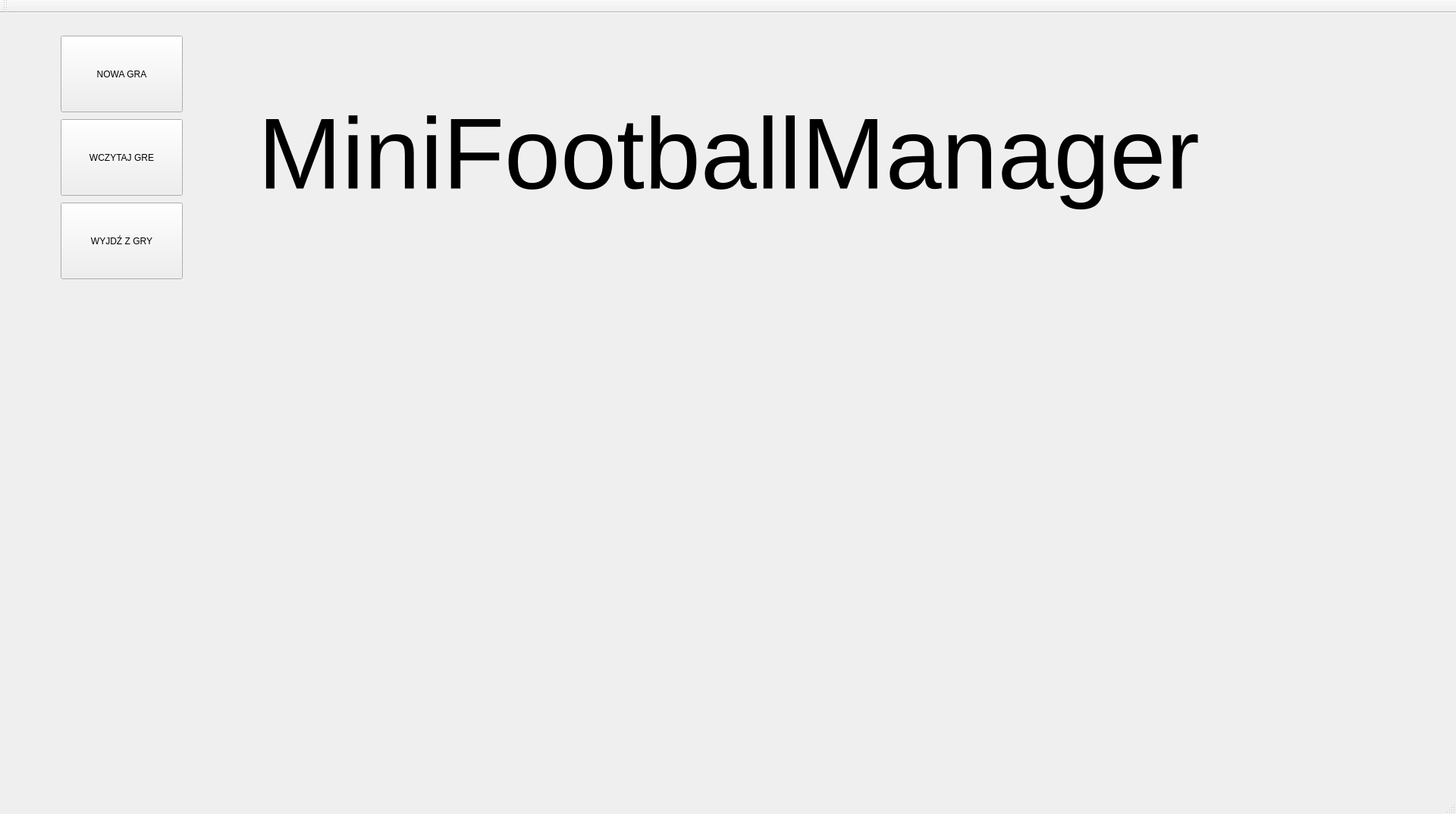
<?xml version="1.0" encoding="UTF-8"?>
<ui version="4.0">
 <class>MenuClass</class>
 <widget class="QMainWindow" name="MenuClass">
  <property name="geometry">
   <rect>
    <x>0</x>
    <y>0</y>
    <width>1920</width>
    <height>1073</height>
   </rect>
  </property>
  <property name="minimumSize">
   <size>
    <width>600</width>
    <height>400</height>
   </size>
  </property>
  <property name="windowTitle">
   <string>Menu</string>
  </property>
  <property name="autoFillBackground">
   <bool>true</bool>
  </property>
  <property name="styleSheet">
   <string notr="true"/>
  </property>
  <widget class="QWidget" name="centralWidget">
   <widget class="QPushButton" name="pushButton_leave_game">
    <property name="geometry">
     <rect>
      <x>80</x>
      <y>250</y>
      <width>161</width>
      <height>101</height>
     </rect>
    </property>
    <property name="text">
     <string>WYJDŹ Z GRY</string>
    </property>
   </widget>
   <widget class="QPushButton" name="pushButton_new_game">
    <property name="geometry">
     <rect>
      <x>80</x>
      <y>30</y>
      <width>161</width>
      <height>101</height>
     </rect>
    </property>
    <property name="text">
     <string>NOWA GRA</string>
    </property>
   </widget>
   <widget class="QPushButton" name="pushButton_load_game">
    <property name="geometry">
     <rect>
      <x>80</x>
      <y>140</y>
      <width>161</width>
      <height>101</height>
     </rect>
    </property>
    <property name="text">
     <string>WCZYTAJ GRE</string>
    </property>
   </widget>
   <widget class="QLabel" name="label">
    <property name="geometry">
     <rect>
      <x>340</x>
      <y>90</y>
      <width>1281</width>
      <height>191</height>
     </rect>
    </property>
    <property name="font">
     <font>
      <pointsize>100</pointsize>
     </font>
    </property>
    <property name="text">
     <string>MiniFootballManager</string>
    </property>
   </widget>
  </widget>
  <widget class="QMenuBar" name="menuBar">
   <property name="geometry">
    <rect>
     <x>0</x>
     <y>0</y>
     <width>1920</width>
     <height>21</height>
    </rect>
   </property>
  </widget>
  <widget class="QToolBar" name="mainToolBar">
   <attribute name="toolBarArea">
    <enum>TopToolBarArea</enum>
   </attribute>
   <attribute name="toolBarBreak">
    <bool>false</bool>
   </attribute>
  </widget>
  <widget class="QStatusBar" name="statusBar"/>
 </widget>
 <layoutdefault spacing="6" margin="11"/>
 <resources>
  <include location="Menu.qrc"/>
 </resources>
 <connections>
  <connection>
   <sender>pushButton_leave_game</sender>
   <signal>clicked()</signal>
   <receiver>MenuClass</receiver>
   <slot>close()</slot>
   <hints>
    <hint type="sourcelabel">
     <x>121</x>
     <y>116</y>
    </hint>
    <hint type="destinationlabel">
     <x>151</x>
     <y>156</y>
    </hint>
   </hints>
  </connection>
 </connections>
</ui>
